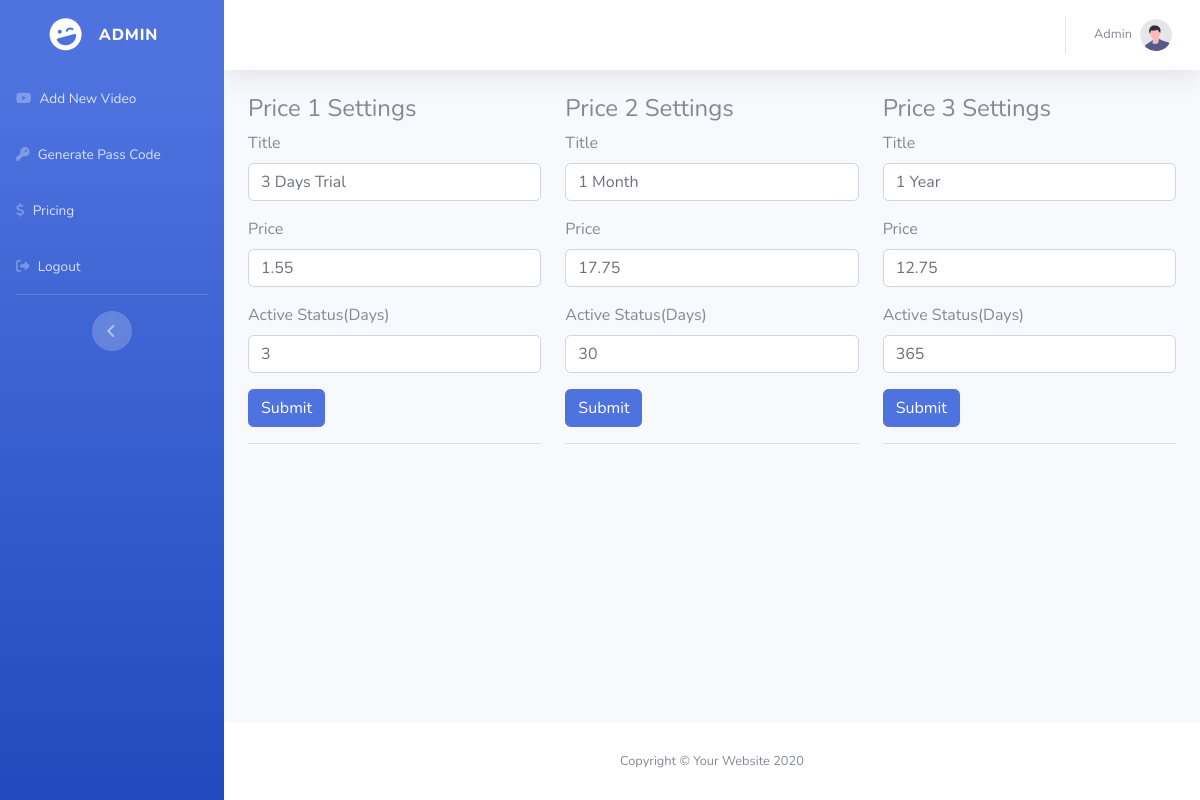
/admin/pricing.php (signed in), run on the app's committed database.
### tables this page shows
CREATE TABLE `price` (
  `id` int(11) NOT NULL,
  `price_value` float NOT NULL,
  `price_title` varchar(50) NOT NULL,
  `validity_days` int(11) NOT NULL
);

### admin/pricing.php (the view, shortened to what this page needs)
<?php
include 'header.php';
global $conn;
$row1 = mysqli_fetch_assoc(mysqli_query($conn,'SELECT * from price where id=1'));
$row2 = mysqli_fetch_assoc(mysqli_query($conn,'SELECT * from price where id=2'));
$row3 = mysqli_fetch_assoc(mysqli_query($conn,'SELECT * from price where id=3'));
?>
<div class="container-fluid">
    <div class="row">
        <div class="col-md-4">
            <h4>Price 1 Settings </h4>
            <form method="post" action="pricing.php">
                <div class="mb-3">
                    <label for="price1_title" class="form-label">Title</label>
                    <input type="text" name="price1_title" class="form-control" id="price1_title" value="<?php echo $row1['price_title'];?>">
                </div>
                <div class="mb-3">
                    <label for="price1_value" class="form-label">Price </label>
                    <input type="number" step="0.01" name="price1_value" class="form-control" id="price1_value" value="<?php echo $row1['price_value'];?>">
                </div>
                <div class="mb-3">
                    <label for="price1_validity_days" class="form-label">Active Status(Days)</label>
                    <input type="number" name="price1_validity_days" class="form-control" id="price1_validity_days" value="<?php echo $row1['validity_days'];?>">
                </div>
                <input type="submit" name="price1_submit" class="btn btn-primary">
            </form>
            <hr>
        </div>
        <div class="col-md-4">
            <h4>Price 2 Settings </h4>
            <form method="post" action="pricing.php">
                <div class="mb-3">
                    <label for="price2_title" class="form-label">Title</label>
                    <input type="text" name="price2_title" class="form-control" id="price2_title" value="<?php echo $row2['price_title'];?>">
                </div>
                <div class="mb-3">
                    <label for="price1_value" class="form-label">Price </label>
                    <input type="number" step="0.01" name="price2_value" class="form-control" id="price2_value" value="<?php echo $row2['price_value'];?>">
                </div>
                <div class="mb-3">
                    <label for="price2_validity_days" class="form-label">Active Status(Days)</label>
                    <input type="number" name="price2_validity_days" class="form-control" id="price2_validity_days" value="<?php echo $row2['validity_days'];?>">
                </div>
                <input type="submit" name="price2_submit" class="btn btn-primary">
            </form>
            <hr>
        </div>
        <div class="col-md-4">
            <h4>Price 3 Settings </h4>
            <form method="post" action="pricing.php">
                <div class="mb-3">
                    <label for="price3_title" class="form-label">Title</label>
                    <input type="text" name="price3_title" class="form-control" id="price3_title" value="<?php echo $row3['price_title'];?>">
                </div>
                <div class="mb-3">
                    <label for="price3_value" class="form-label">Price </label>
                    <input type="number" step="0.01"name="price3_value" class="form-control" id="price3_value" value="<?php echo $row3['price_value'];?>">
                </div>
                <div class="mb-3">
                    <label for="price3_validity_days" class="form-label">Active Status(Days)</label>
                    <input type="number" name="price3_validity_days" class="form-control" id="price3_validity_days" value="<?php echo $row3['validity_days'];?>">
                </div>
                <input type="submit" name="price3_submit" class="btn btn-primary">
            </form>
            <hr>
        </div>
    </div>
</div>
<?php
include 'footer.php'
?>

### data on the page
price: price1_title "3 Days Trial", price1_value "1.55", price1_validity_days "3"
price: price2_title "1 Month", price2_value "17.75", price2_validity_days "30"
price: price3_title "1 Year", price3_value "12.75", price3_validity_days "365"
